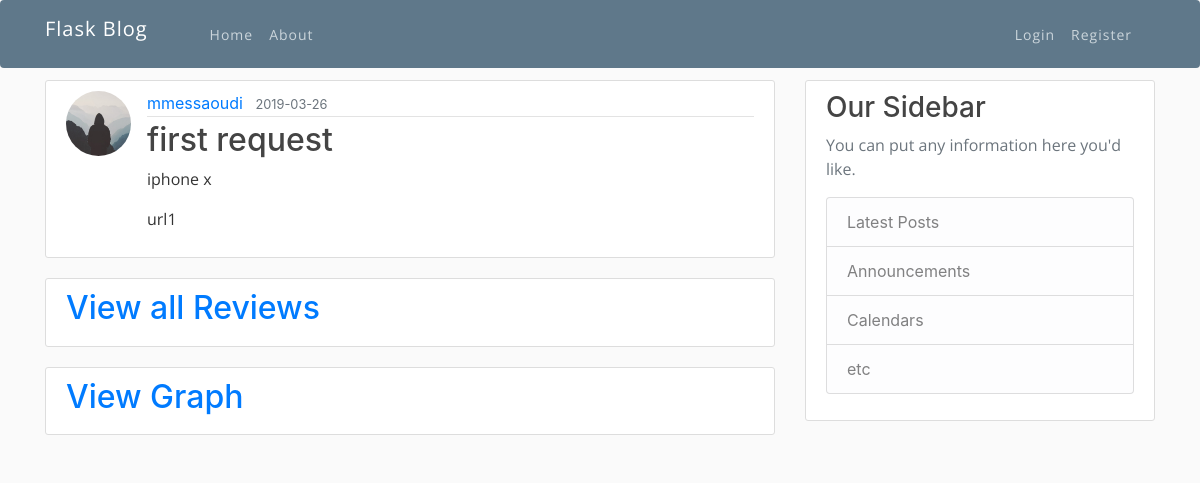
The app's page /post/3, older data.
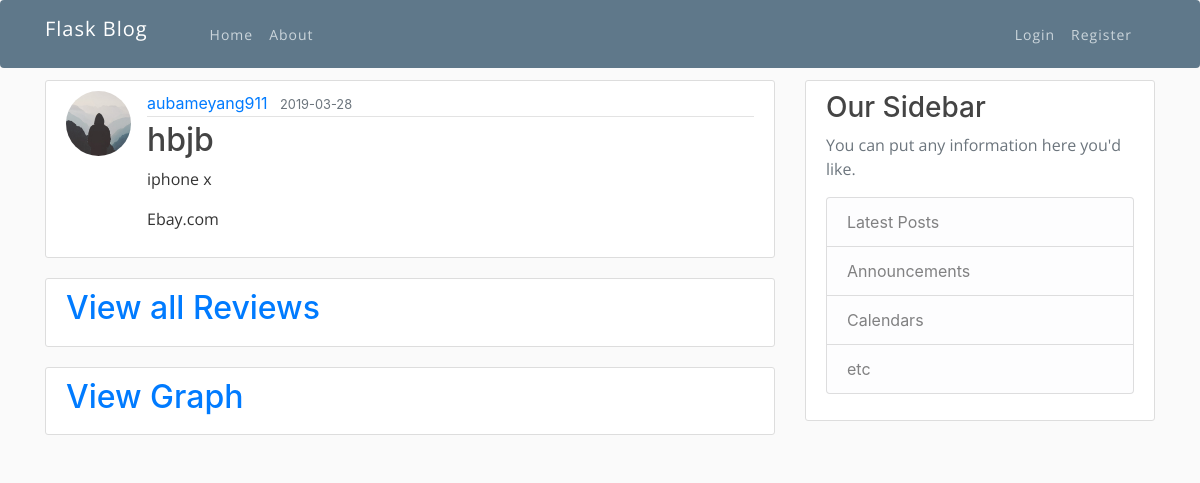
The same page, newer data.
### flaskblog/models.py (models this page shows, shortened)
class User(db.Model, UserMixin):
    id = db.Column(db.Integer, primary_key=True)
    username = db.Column(db.String(20), unique=True, nullable=False)
    email = db.Column(db.String(120), unique=True, nullable=False)
    image_file = db.Column(db.String(20), nullable=False, default='default.jpg')
    password = db.Column(db.String(60), nullable=False)
    posts = db.relationship('Post', backref='Client', lazy=True, cascade="save-update, merge, delete")

class Post(db.Model):
    id = db.Column(db.Integer, primary_key=True)
    title = db.Column(db.String(100), nullable=False)
    date_posted = db.Column(db.DateTime, nullable=False, default=datetime.utcnow)
    keywords = db.Column(db.Text, nullable=False)
    url=db.Column(db.Text, nullable=False)
    user_id = db.Column(db.Integer, db.ForeignKey('user.id'), nullable=False)
    reviews = db.relationship('Review', backref='origin', lazy=True)
    graphs= db.relationship('Graph', backref='gg', lazy=True, cascade="save-update, merge, delete")

### flaskblog/routes.py (the view)
@app.route("/post/<int:post_id>")
def post(post_id):
    post = Post.query.get_or_404(post_id)
    return render_template('post.html', title=post.title, post=post)

### flaskblog/templates/post.html (shortened to what this page needs)
{% extends "layout.html" %}
{% block content %}
  <article class="media content-section">
    <img class="rounded-circle article-img" src="{{ url_for('static', filename='profile_pics/' + post.Client.image_file) }}">
    <div class="media-body">
      <div class="article-metadata">
        <a class="mr-2" href="{{ url_for('user_posts', username=post.Client.username) }}">{{ post.Client.username }}</a>
        <small class="text-muted">{{ post.date_posted.strftime('%Y-%m-%d') }}</small>
      </div>
      <h2 class="article-title">{{ post.title }}</h2>
      <p class="article-content">{{ post.keywords }}</p>
      <p class="article-content">{{ post.url }}</p>
    </div>
  </article>
  <article class="media content-section">
    <div>
      <h2 class="article-title">
      <a  href="{{ url_for('reviews', post_id=post.id) }}">View all Reviews</a>
      </h2>
    </div>
  </article>
  <article class="media content-section">
    <div>
      <h2 class="article-title">
      <a  href="{{ url_for('graph',post_id=post.id)}}">View Graph</a>
      </h2>
    </div>
  </article>
{% endblock content %}

Row changes from the older to the newer data that the page shows:
changed User: Client.username "mmessaoudi" → "aubameyang911"
changed Post "iphone x": date_posted "2019-03-26" → "2019-03-28"; title "first request" → "hbjb"; url "url1" → "Ebay.com"
